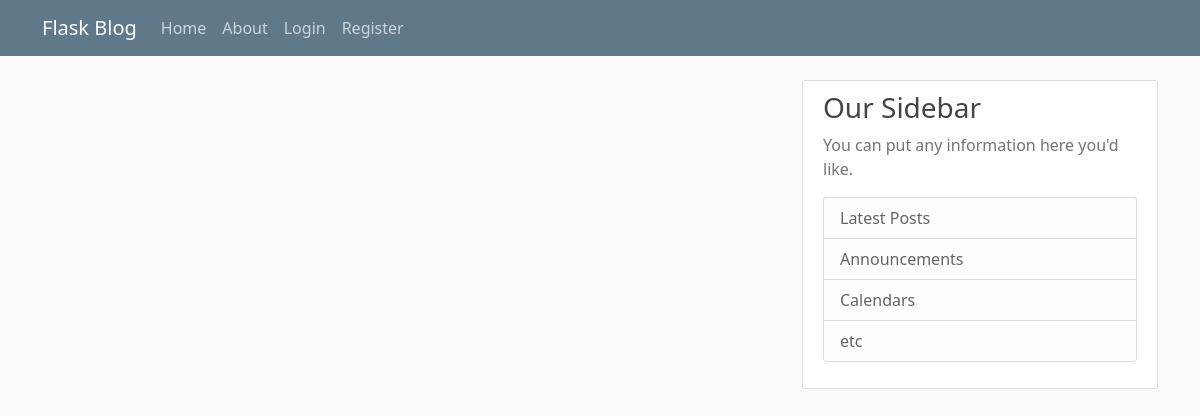
The app's page /home, older data.
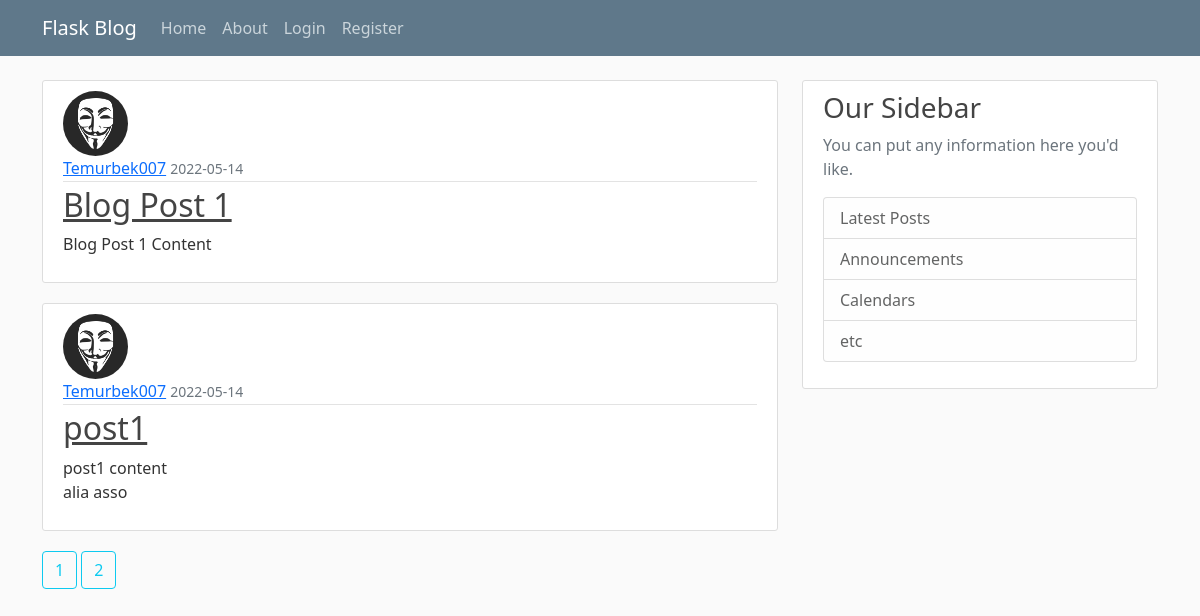
The same page, newer data.
### flaskblog/models.py (models this page shows, shortened)
class Post(db.Model):
	id = db.Column(db.Integer, primary_key=True)
	title = db.Column(db.String(100), nullable=False)
	date_posted = db.Column(db.DateTime, nullable=False, default=datetime.utcnow())
	content = db.Column(db.Text, nullable=False)
	user_id = db.Column(db.Integer, db.ForeignKey('user.id'), nullable=False)

class User(db.Model, UserMixin):
	id = db.Column(db.Integer, primary_key=True)
	username = db.Column(db.String(20),unique=True, nullable=False)
	email = db.Column(db.String(120),unique=True, nullable=False)
	image_file = db.Column(db.String(20), nullable=False, default='default.jpg')
	password = db.Column(db.String(60), nullable=False)
	posts = db.relationship('Post', backref='author', lazy=True)

### flaskblog/routes.py (the view)
@app.route("/")
@app.route("/home")
def home():
	page = request.args.get('page', 1, int)
	posts=Post.query.paginate(per_page=2, page=page)
	return render_template("home.html", posts=posts)

### flaskblog/templates/home.html
{% extends "layout.html" %}
{% block content %}
	{% for post in posts.items %}
		<article class="media content-section">
			<img class="rounded-circle article-img" src="{{ url_for('static', filename='/profile_pics/' + post.author.image_file) }}">
		  <div class="media-body">
		    <div class="article-metadata">
		      <a class="mr-2" href="#">{{ post.author.username }}</a>
		      <small class="text-muted">{{ post.date_posted.strftime('%Y-%m-%d') }}</small>
		    </div>
		    <h2><a class="article-title" href="{{ url_for('post', post_id=post.id) }}">{{ post.title }}</a></h2>
		    <p class="article-content">{{ post.content }}</p>
		  </div>
		</article>
	{% endfor %}
	{% for page_num in posts.iter_pages() %}
		{% if page_num %}
			<a class="btn btn-outline-info mb-4" href="{{ url_for('home', page=page_num) }}">{{ page_num }}</a>
		{% else %}
			...
		{%  endif%}
	{% endfor %}
{% endblock content %}

### flaskblog/templates/layout.html (shortened to what this page needs)
<!DOCTYPE html>
<html>
<head>
    <link href="https://cdn.jsdelivr.net/npm/bootstrap@5.0.2/dist/css/bootstrap.min.css" rel="stylesheet">
    <link rel="stylesheet" type="text/css" href="{{ url_for('static',filename='main.css') }}">
</head>
<body>
	<header class="site-header">
	  <nav class="navbar navbar-expand-md navbar-dark bg-steel fixed-top">
	    <div class="container">
	      <a class="navbar-brand mr-4" href="/">Flask Blog</a>
	      <div class="collapse navbar-collapse" id="navbarToggle">
	        <div class="navbar-nav mr-auto">
	          <a class="nav-item nav-link" href="{{ url_for('home') }}">Home</a>
	          <a class="nav-item nav-link" href="{{ url_for('about') }}">About</a>
	        </div>
	        <div class="navbar-nav">
	        	{% if current_user.is_authenticated %}
	        		<a class="nav-item nav-link" href="{{ url_for('new_post') }}">New Post</a>
	        		<a class="nav-item nav-link" href="{{ url_for('account') }}">Account</a>
	        		<a class="nav-item nav-link" href="{{ url_for('logout') }}">Logout</a>
	        	{% else %}
	          		<a class="nav-item nav-link" href="{{ url_for('login') }}">Login</a>
	          		<a class="nav-item nav-link" href="{{ url_for('register') }}">Register</a>
	          	{% endif %}
	        </div>
	      </div>
	    </div>
	  </nav>
	</header>
	<main role="main" class="container">
	  <div class="row">
	    <div class="col-md-8">
	      {% block content %}{% endblock %}
	    </div>
	    <div class="col-md-4">
	      <div class="content-section">
	        <h3>Our Sidebar</h3>
	        <p class='text-muted'>You can put any information here you'd like.
	          <ul class="list-group">
	            <li class="list-group-item list-group-item-light">Latest Posts</li>
	            <li class="list-group-item list-group-item-light">Announcements</li>
	            <li class="list-group-item list-group-item-light">Calendars</li>
	            <li class="list-group-item list-group-item-light">etc</li>
	          </ul>
	        </p>
	      </div>
	    </div>
	  </div>
	</main>
</body>
</html>

### flaskblog/static/main.css (style rules this page uses)
body { background: #fafafa; color: #333333; margin-top: 5rem; }
h1, h2, h3, h4, h5, h6 { color: #444444; }
.bg-steel { background-color: #5f788a; }
.site-header .navbar-nav .nav-link { color: #cbd5db; }
.content-section { background: #ffffff; padding: 10px 20px; border: 1px solid #dddddd; border-radius: 3px; margin-bottom: 20px; }
.article-title { color: #444444; }
.article-content { white-space: pre-line; }
.article-img { height: 65px; width: 65px; margin-right: 16px; }
.article-metadata { padding-bottom: 1px; margin-bottom: 4px; border-bottom: 1px solid #e3e3e3 }

Row changes from the older to the newer data that the page shows:
added Post: image_file (picture), author.username "Temurbek007", date_posted "2022-05-14", title "Blog Post 1", content "Blog Post 1 Content"
added Post: image_file (picture), author.username "Temurbek007", date_posted "2022-05-14", title "post1", content "post1 content alia asso"
Text that changed along with them:
new list line: "1"
new list line: "2"
